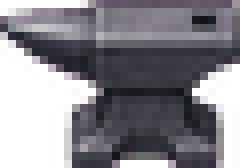
#> input picture src/assets/props/anvil.png, 30 x 21 px (shown 8 times larger); its folder holds only this picture in this run
$ python process_player_test.py ../src/assets/props/anvil.png
#> lines starting #> are read from the running program, lines starting #| are printed output that depends on the picture
### tools/process_icons.py
#!/usr/bin/env python3
"""Process the team-generated icon sheets into individual game-ready PNGs.

Input : two magenta-background grids generated by ChatGPT (GPT Image).
Output: src/assets/icons/<assetKey>.png — magenta keyed out (with edge despill),
        trimmed, and centered on a uniform 64x64 transparent square so every icon
        shares one size/aspect and the UI can scale them uniformly.

Run: python3 tools/process_icons.py /path/to/sheet1.png /path/to/sheet2.png
"""
import os
import sys
from PIL import Image

OUT = os.path.join(os.path.dirname(__file__), "..", "src", "assets", "icons")
os.makedirs(OUT, exist_ok=True)

CANVAS = 128     # final square size (headroom for the 3x world canvas)
MARGIN = 4        # transparent padding inside the canvas
LO, HI = 95, 175  # magenta "g-deficit" ramp: <=LO opaque, >=HI transparent

# Cell -> asset key value, in the row-major order the sheets were generated.
SHEET1 = (4, 3, [
    "icon_turnip", "icon_carrot", "icon_radish", "icon_turnip_seed",
    "icon_carrot_seed", "icon_radish_seed", "icon_egg", "icon_berry",
    "icon_sword", "icon_armor", "icon_ruin_shard", "icon_shadow_wisp",
])
SHEET2 = (5, 1, [
    "icon_starless_helm", "icon_starless_plate", "icon_starless_gauntlets",
    "icon_starless_greaves", "icon_starless_blade",
])


def key_magenta(cell, lo=LO, hi=HI):
    """Return RGBA cell with the flat magenta background turned transparent.

    Uses g-deficit = mean(R,B) - G, which is huge for pure magenta (#FF00FF) but
    small for real content — including the purple/indigo icons, whose green
    channel is well above zero. Edge (partial-alpha) pixels get a light despill
    so no pink halo survives against the dark outlines. Callers can tighten
    lo/hi (e.g. portraits, which have a darkened-magenta drop shadow to remove).
    """
    cell = cell.convert("RGB")
    px = cell.load()
    w, h = cell.size
    out = Image.new("RGBA", (w, h), (0, 0, 0, 0))
    op = out.load()
    for y in range(h):
        for x in range(w):
            r, g, b = px[x, y]
            gd = (r + b) / 2 - g
            if gd <= lo:
                a = 255
            elif gd >= hi:
                a = 0
            else:
                a = round(255 * (hi - gd) / (hi - lo))
            if 0 < a < 255:  # edge: despill toward the green channel
                r = min(r, g + 30)
                b = min(b, g + 30)
            op[x, y] = (r, g, b, a)
    return out


# [48 lines left out: functions normalize, process, contact_sheet, main, not called in this run]


# [2 lines that do not run on import are left out]

### tools/process_props.py
#!/usr/bin/env python3
"""Process the team-generated prop sheet into individual world-ready PNGs.

Input : one magenta-background 4x3 grid of top-down props (ChatGPT / GPT Image).
Output: src/assets/props/<assetKey>.png — magenta keyed out, trimmed, and resized
        to fit each prop's exact in-world footprint (props render at native size on
        the 48px tile grid, so the bitmap size IS the on-screen size).

Uses the icon-style key thresholds (not the tighter portrait ones) so the purple
glows on the sealed door and reliquary caches survive.

Run: python3 tools/process_props.py /path/to/props.png
"""
import os
import sys
from PIL import Image, ImageFilter
from process_icons import key_magenta  # shared chroma keyer

OUT = os.path.join(os.path.dirname(__file__), "..", "src", "assets", "props")
os.makedirs(OUT, exist_ok=True)

COLS, ROWS = 4, 3
SCALE = 3  # must match src/game/data/scale.ts — props render at native size on the TILE grid
# key value -> base (footprint width, height) in px, matching the procedural sprites in props.ts.
# Multiplied by SCALE below so the raster prop fills the same world space as the scaled tiles.
PROPS = [
    ("cottage", 60, 56), ("stall", 56, 44), ("shipping_box", 30, 26), ("chest", 28, 22),
    ("door", 22, 28), ("signpost", 24, 30), ("anvil", 30, 26), ("rubble", 30, 22),
    ("tree", 26, 40), ("sealed_door", 26, 32), ("cache_closed", 28, 24), ("cache_open", 28, 24),
]


def keep_largest(img):
    """Drop detached fragments (neighbor-cell bleed, stray shadow specks), keeping only
    the largest connected blob of opaque-ish pixels — the actual prop."""
    w, h = img.size
    alpha = img.getchannel("A").load()
    seen = bytearray(w * h)
    best, best_size = None, 0
    for sy in range(h):
        for sx in range(w):
            if seen[sy * w + sx] or alpha[sx, sy] <= 30:
                continue
            stack, comp = [(sx, sy)], []
            seen[sy * w + sx] = 1
            while stack:
                x, y = stack.pop()
                comp.append((x, y))
                for nx, ny in ((x + 1, y), (x - 1, y), (x, y + 1), (x, y - 1)):
                    if 0 <= nx < w and 0 <= ny < h and not seen[ny * w + nx] and alpha[nx, ny] > 30:
                        seen[ny * w + nx] = 1
                        stack.append((nx, ny))
            if len(comp) > best_size:
                best, best_size = comp, len(comp)
    if not best:
        return img
    keep = set(best)
    out = Image.new("RGBA", (w, h), (0, 0, 0, 0))
    src, dst = img.load(), out.load()
    for x, y in keep:
        dst[x, y] = src[x, y]
    return out


# [35 lines left out: functions fit, main, not called in this run]


# [2 lines that do not run on import are left out]

### tools/process_player_test.py
#!/usr/bin/env python3
"""Test harness for a player walk strip: slice, key, align, and build preview GIFs.

Slices a 3-frame magenta strip (step-left / stand / step-right), keys the magenta,
keeps the largest blob, then aligns every frame to a shared foot pivot and common
height so the character neither bobs nor resizes between frames. Emits two GIFs:
  - tools/out/player_ingame.gif   true ~24x32 footprint, nearest-scaled up to view
  - tools/out/player_detail.gif   large, to judge the art + walk smoothness
The engine cycle is A -> stand -> B -> stand at 8fps; the GIF mirrors it.

Run: python3 tools/process_player_test.py /path/to/strip.png
"""
import os
import sys
from PIL import Image, ImageFilter
from process_icons import key_magenta
from process_props import keep_largest


def sharpen(img):
    """Unsharp the RGB after a big downscale to recover crispness; keep alpha intact."""
    rgb = img.convert("RGB").filter(ImageFilter.UnsharpMask(radius=1.2, percent=150, threshold=1))
    return Image.merge("RGBA", (*rgb.split(), img.split()[3]))

OUT = os.path.join(os.path.dirname(__file__), "out")
os.makedirs(OUT, exist_ok=True)

NATIVE_W, NATIVE_H = 24, 32   # procedural player footprint
FOOT_MARGIN = 1               # px below feet


def frames(path):
    sheet = Image.open(path).convert("RGB")
    W, H = sheet.size
    cut = []
    for i in range(3):
        cell = sheet.crop((round(i * W / 3), 0, round((i + 1) * W / 3), H))
        fr = keep_largest(key_magenta(cell))
        bbox = fr.getbbox()
        cut.append(fr.crop(bbox) if bbox else fr)
    return cut


def place(cut, box_w, box_h):
    """Scale each trimmed frame to the common height, then bottom-center on box_w x box_h."""
    target_h = box_h - FOOT_MARGIN
    out = []
    for fr in cut:
        s = target_h / fr.height
        w, h = max(1, round(fr.width * s)), max(1, round(fr.height * s))
        r = sharpen(fr.resize((w, h), Image.LANCZOS))
        canvas = Image.new("RGBA", (box_w, box_h), (0, 0, 0, 0))
        canvas.alpha_composite(r, ((box_w - w) // 2, box_h - FOOT_MARGIN - h))
        out.append(canvas)
    return out


def gif(path, placed, scale, bg):
    seq = [placed[0], placed[1], placed[2], placed[1]]  # A stand B stand
    big = [f.resize((f.width * scale, f.height * scale), Image.NEAREST) for f in seq]
    flat = []
    for f in big:
        c = Image.new("RGBA", f.size, bg)
        c.alpha_composite(f)
        flat.append(c.convert("P", palette=Image.ADAPTIVE))
    flat[0].save(path, save_all=True, append_images=flat[1:], duration=125, loop=0, disposal=2)


def main():
    cut = frames(sys.argv[1])
#> after the loop in frames, `for i in range(3):`: cut = 3 items
#> cut = 3 items
    grass = (139, 191, 90, 255)
    gif(os.path.join(OUT, "player_ingame.gif"),
        place(cut, NATIVE_W, NATIVE_H), 7, grass)        # honest in-world size
#> the loop in place, `for fr in cut:` made 3 passes
#> in gif, `big = [f.resize((f.width * scale, f.height * scale), Image.NEAREST) fo..`: big = 4 items
#> the loop in gif, `for f in big:` made 4 passes
#> after the loop in gif, `for f in big:`:
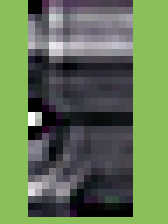
#> c: PIL image 168x224 RGBA; mean R, G, B, A 100.1, 119.5, 84.6, 255
#> in gif, `flat[0].save(path, save_all=True, append_images=flat[1:], duration=125..`:
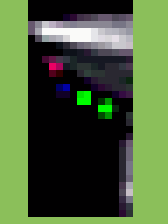
#> saved as player_ingame.gif: PIL image 168x224 P; mean R, G, B 75, 96, 57.1
    gif(os.path.join(OUT, "player_detail.gif"),
        place(cut, 120, 160), 1, grass)                  # quality + walk smoothness
#> call 2 of place, with box_w = 120, box_h = 160
#> the loop in place (call 2), `for fr in cut:` made 3 passes
#> pass 1, in sharpen (call 4), `rgb = img.convert("RGB").filter(ImageFilter.UnsharpMask(radius=1.2, pe..`:
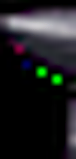
#> rgb: PIL image 76x159 RGB; mean R, G, B 30.4, 31, 33
#> after the loop in place (call 2), `for fr in cut:`:
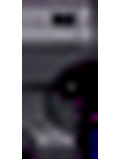
#> canvas: PIL image 120x160 RGBA; mean R, G, B, A 37.6, 35.6, 42, 160.5; transparent parts drawn white
#> after the loop in place (call 2), `for fr in cut:`:
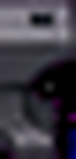
#> r: PIL image 76x159 RGBA; mean R, G, B, A 59.7, 56.6, 66.7, 255
#> call 2 of gif, with path = 'tools/out/player_detail.gif', scale = 1, bg = (139, 191, 90, 255)
#> the loop in gif (call 2), `for f in big:` made 4 passes
#> after the loop in gif (call 2), `for f in big:`:
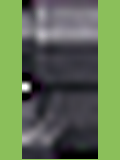
#> c: PIL image 120x160 RGBA; mean R, G, B, A 98, 115.9, 83.7, 255
#> in gif (call 2), `flat[0].save(path, save_all=True, append_images=flat[1:], duration=125..`:
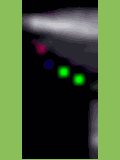
#> saved as player_detail.gif: PIL image 120x160 P; mean R, G, B 70.3, 89.9, 54
    print("wrote player_ingame.gif and player_detail.gif")


if __name__ == "__main__":
    main()

$ run again, on src/assets/props/signpost.png
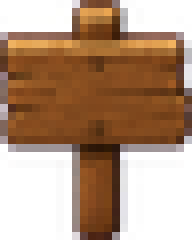
#> input picture src/assets/props/signpost.png, 24 x 30 px (shown 8 times larger)
#> after the loop in frames, `for i in range(3):`: cut = 3 items
#> the loop in place, `for fr in cut:` made 3 passes
#> big = 4 items
#> the loop in gif, `for f in big:` made 4 passes
#> the loop in place (call 2), `for fr in cut:` made 3 passes
#> the loop in gif (call 2), `for f in big:` made 4 passes
#> in gif (call 2), `flat[0].save(path, save_all=True, append_images=flat[1:], duration=125..`:
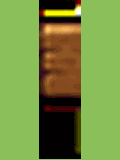
#> saved as player_detail.gif: PIL image 120x160 P; mean R, G, B 117.4, 141.1, 65.3
